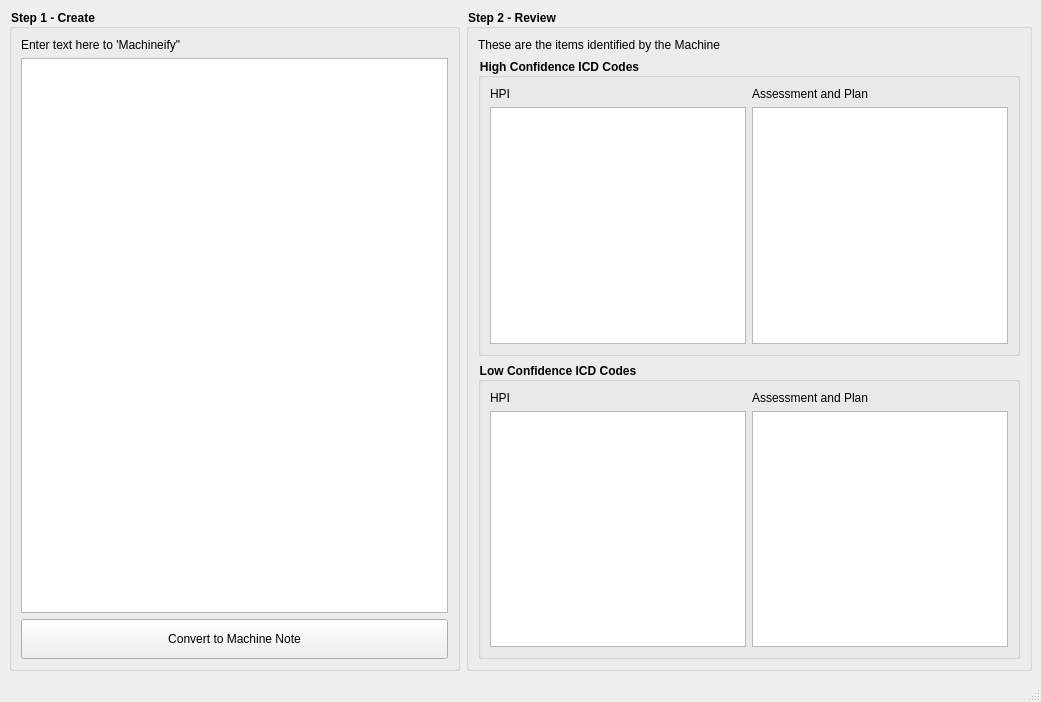
<?xml version="1.0" encoding="UTF-8"?>
<ui version="4.0">
 <class>MainWindow</class>
 <widget class="QMainWindow" name="MainWindow">
  <property name="geometry">
   <rect>
    <x>0</x>
    <y>0</y>
    <width>1041</width>
    <height>702</height>
   </rect>
  </property>
  <property name="windowTitle">
   <string>Notes to ICD Previewer</string>
  </property>
  <widget class="QWidget" name="centralwidget">
   <layout class="QGridLayout" name="gridLayout">
    <item row="0" column="1">
     <widget class="QGroupBox" name="groupBox_2">
      <property name="font">
       <font>
        <weight>75</weight>
        <bold>true</bold>
       </font>
      </property>
      <property name="styleSheet">
       <string notr="true">QGroupBox { font-weight: bold; font-size:12; }</string>
      </property>
      <property name="title">
       <string>Step 2 - Review</string>
      </property>
      <property name="flat">
       <bool>false</bool>
      </property>
      <layout class="QGridLayout" name="gridLayout_3">
       <item row="1" column="0">
        <widget class="QGroupBox" name="groupBox_3">
         <property name="title">
          <string>High Confidence ICD Codes</string>
         </property>
         <layout class="QGridLayout" name="gridLayout_5">
          <item row="0" column="0">
           <widget class="QLabel" name="label_3">
            <property name="text">
             <string>HPI</string>
            </property>
           </widget>
          </item>
          <item row="0" column="1">
           <widget class="QLabel" name="label_4">
            <property name="text">
             <string>Assessment and Plan</string>
            </property>
           </widget>
          </item>
          <item row="1" column="0">
           <widget class="QListWidget" name="listWidget_HHPI">
            <property name="showDropIndicator" stdset="0">
             <bool>false</bool>
            </property>
            <property name="alternatingRowColors">
             <bool>true</bool>
            </property>
            <property name="selectionMode">
             <enum>QAbstractItemView::ExtendedSelection</enum>
            </property>
           </widget>
          </item>
          <item row="1" column="1">
           <widget class="QListWidget" name="listWidget_HAP"/>
          </item>
         </layout>
        </widget>
       </item>
       <item row="0" column="0">
        <widget class="QLabel" name="label_2">
         <property name="text">
          <string>These are the items identified by the Machine</string>
         </property>
         <property name="wordWrap">
          <bool>true</bool>
         </property>
        </widget>
       </item>
       <item row="2" column="0">
        <widget class="QGroupBox" name="groupBox_4">
         <property name="title">
          <string>Low Confidence ICD Codes</string>
         </property>
         <layout class="QGridLayout" name="gridLayout_4">
          <item row="0" column="0">
           <widget class="QLabel" name="label_5">
            <property name="text">
             <string>HPI</string>
            </property>
           </widget>
          </item>
          <item row="0" column="1">
           <widget class="QLabel" name="label_6">
            <property name="text">
             <string>Assessment and Plan</string>
            </property>
           </widget>
          </item>
          <item row="1" column="0">
           <widget class="QListWidget" name="listWidget_LHPI">
            <property name="showDropIndicator" stdset="0">
             <bool>false</bool>
            </property>
            <property name="alternatingRowColors">
             <bool>true</bool>
            </property>
            <property name="selectionMode">
             <enum>QAbstractItemView::ExtendedSelection</enum>
            </property>
           </widget>
          </item>
          <item row="1" column="1">
           <widget class="QListWidget" name="listWidget_LHAP"/>
          </item>
         </layout>
        </widget>
       </item>
      </layout>
     </widget>
    </item>
    <item row="0" column="0">
     <widget class="QGroupBox" name="groupBox">
      <property name="minimumSize">
       <size>
        <width>240</width>
        <height>0</height>
       </size>
      </property>
      <property name="font">
       <font>
        <weight>75</weight>
        <bold>true</bold>
       </font>
      </property>
      <property name="styleSheet">
       <string notr="true">QGroupBox { font-weight: bold; font-size:12; }</string>
      </property>
      <property name="title">
       <string>Step 1 - Create</string>
      </property>
      <property name="flat">
       <bool>false</bool>
      </property>
      <layout class="QGridLayout" name="gridLayout_2">
       <item row="1" column="0">
        <widget class="QPlainTextEdit" name="plainTextEdit_S1"/>
       </item>
       <item row="0" column="0">
        <widget class="QLabel" name="label">
         <property name="text">
          <string>Enter text here to 'Machineify&quot;</string>
         </property>
        </widget>
       </item>
       <item row="2" column="0">
        <widget class="QPushButton" name="pushButton_machineNote">
         <property name="minimumSize">
          <size>
           <width>0</width>
           <height>40</height>
          </size>
         </property>
         <property name="text">
          <string>Convert to Machine Note</string>
         </property>
        </widget>
       </item>
      </layout>
     </widget>
    </item>
   </layout>
  </widget>
  <widget class="QMenuBar" name="menubar">
   <property name="geometry">
    <rect>
     <x>0</x>
     <y>0</y>
     <width>1041</width>
     <height>23</height>
    </rect>
   </property>
  </widget>
  <widget class="QStatusBar" name="statusbar"/>
 </widget>
 <resources/>
 <connections/>
</ui>
